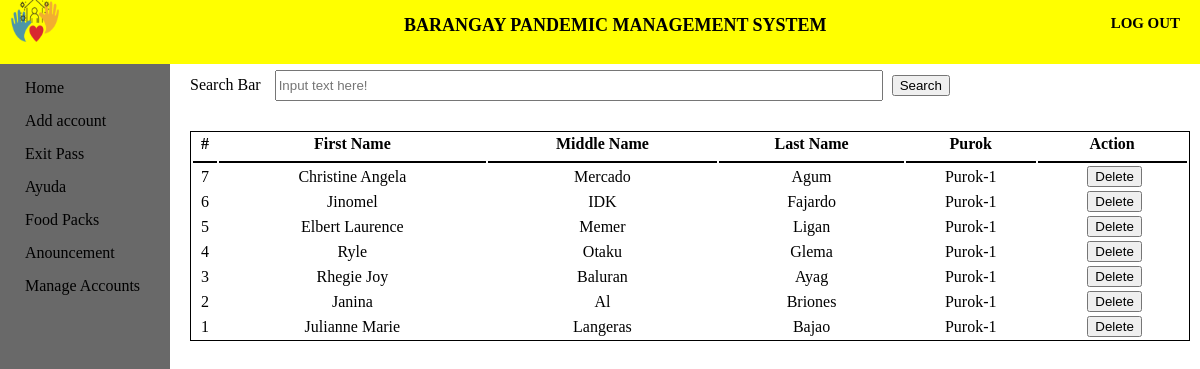
Page /ExitPass/eresult.php on the earlier database version.
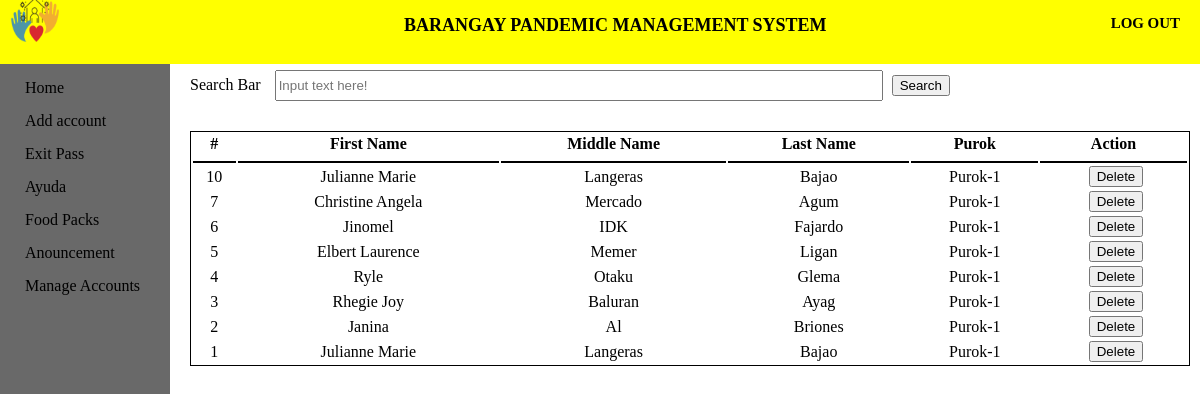
Same page on the later database version.
### tables this page shows
CREATE TABLE `exitpass` (
  `epassID` int(11) NOT NULL,
  `Fname2` varchar(50) NOT NULL,
  `Mname2` varchar(50) NOT NULL,
  `Lname2` varchar(50) NOT NULL,
  `purok2` varchar(50) NOT NULL,
  `barangay` varchar(50) NOT NULL
);

### ExitPass/eresult.php (the view, shortened to what this page needs)
<!DOCTYPE html>
<html>
<head>
    <link rel="stylesheet" type="text/css" href="exitpass.css">
</head>
<body>
    <header>
        <div class="log_out">
            <a href="log_out" class="logout_btn"><h5>LOG OUT</h5></a>
        </div>
        <div class="title">
            <h5>BARANGAY PANDEMIC MANAGEMENT SYSTEM</h5>
        </div>
        <div class="logobox">
            <img src="logo1.png" class="logo">
        </div>
    </header>
    <div class="sidebar">
        <a href="../home page/home.html"><span>Home</span></a>
        <a href="../Add account/add account.php"><span>Add account</span></a>
        <a href="../ExitPass/exitpass.php"><span>Exit Pass</span></a>
        <a href="../Ayuda/Ayuda.php"><span>Ayuda</span></a>
        <a href="../Food pack/Food pack.php"><span>Food Packs</span></a>
        <a href="../Announcement/announcement.php"><span>Anouncement</span></a>
        <a href="../Manage Accounts/Maccounts.php"><span>Manage Accounts</span></a>
    </div>
    <div class="content">
        <form action="eresult.php" method="get">
        <div class="Cheader">
            <label>Search Bar</label>
            <input type="text" name="search" id="searchbar" placeholder="Input text here!">
            <button type="submit" >Search</button>
        </div>
        </form>
    <table class="table1">
        <thead>
        <tr>
            <th>#</th>
            <th>First Name</th>
            <th>Middle Name</th>
            <th>Last Name</th>
            <th>Purok</th>
            <th>Action</th>
        </tr>
        </thead>
<tbody>
                    <?php
                        require_once '../Connection/db_conn.php';
                        $search = $_GET['search'];
                        $query = $conn->query("SELECT * FROM exitpass WHERE Fname2 LIKE '%$search%' OR Mname2 LIKE '%$search%' OR Lname2 LIKE '%$search%' ORDER BY epassID DESC") or die(mysqli_error());
                        while($fetch = $query->fetch_array()){
                    ?>
                        <tr>
                            <td><?php echo $fetch['epassID']?></td>
                            <td><?php echo $fetch['Fname2']?></td>
                            <td><?php echo $fetch['Mname2']?></td>
                            <td><?php echo $fetch['Lname2']?></td>
                            <td><?php echo $fetch['purok2']?></td>
                            <td><center></a><a onclick = "confirmationDelete(this); return false;" href = "delete-exitpass.php?epassID=<?php echo $fetch['epassID']?>"><i></i><button> Delete</button></a></center></td>
                        </tr>
                <?php
                    }
                ?>
</body>
</html>

### ExitPass/exitpass.css (style rules this page uses)
body { margin: 0; padding: 0; font-family: alata; min-height: 100vh; width: 100%; background-color: white; }
header { position: fixed; padding: 0; margin: 0; width: 100%; height: 8%; background: yellow; }
.title { height: 1px; }
.title h5 { margin: 15px; text-align: center; font-size: 18px; margin-left: 10%; }
.log_out { margin-top: -10px; padding: 0; margin-right: 20px; float: right; }
.logout_btn { text-decoration: none; color: black; font-size: 18px; }
.logobox { margin-left: 10px; margin-top: -20px; }
.logo { height: 50px; width: 50px; }
.sidebar { top: 8%; padding: 10px; margin: 0; position: fixed; height: 100%; width: 150px; background-color: dimgray; }
.sidebar a { display: block; margin: 5px; margin-bottom: 15px; padding-left: 10px; text-decoration: none; color: black; box-sizing: border-box; }
.content { width: 85%; height: 95%px; position: absolute; margin-top: 5%; margin-left: 15%; }
.Cheader { margin: 10px; margin-bottom: 10px; }
.content button { margin-left: 5px; }
#searchbar { width: 60%; height: 25px; margin-left: 10px; margin-bottom: 20px; }
.table1 { margin: 10px; width: 98%; border: 1px solid black; }
.table1 th, td { text-align: center; }
.table1 th { border-bottom: 2px solid black; border-width: 10%; padding-bottom: 8px; }

Differences in the rows shown:
added exitpass: epassID "10", Fname2 "Julianne Marie", Mname2 "Langeras", Lname2 "Bajao", purok2 "Purok-1"
